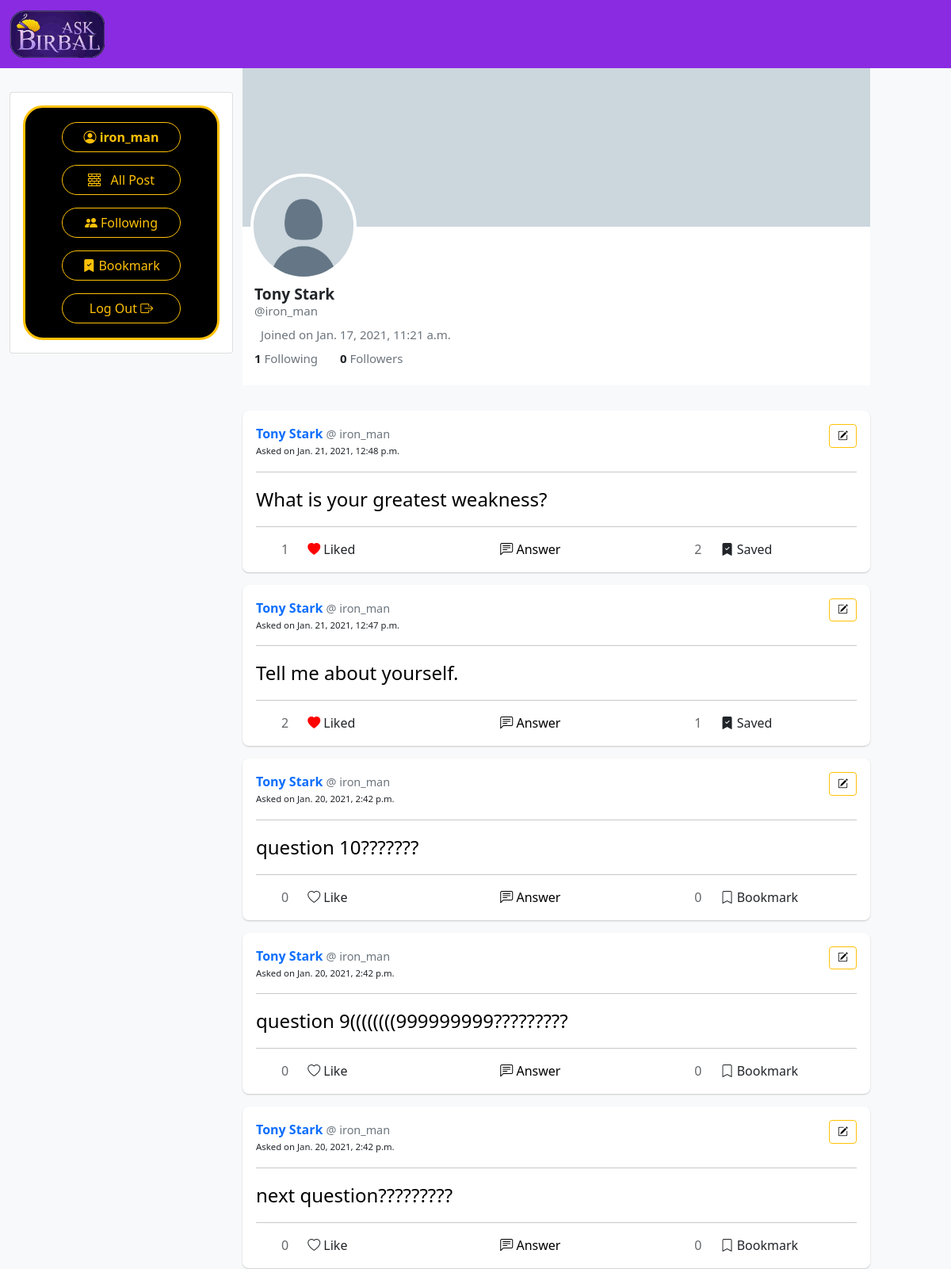
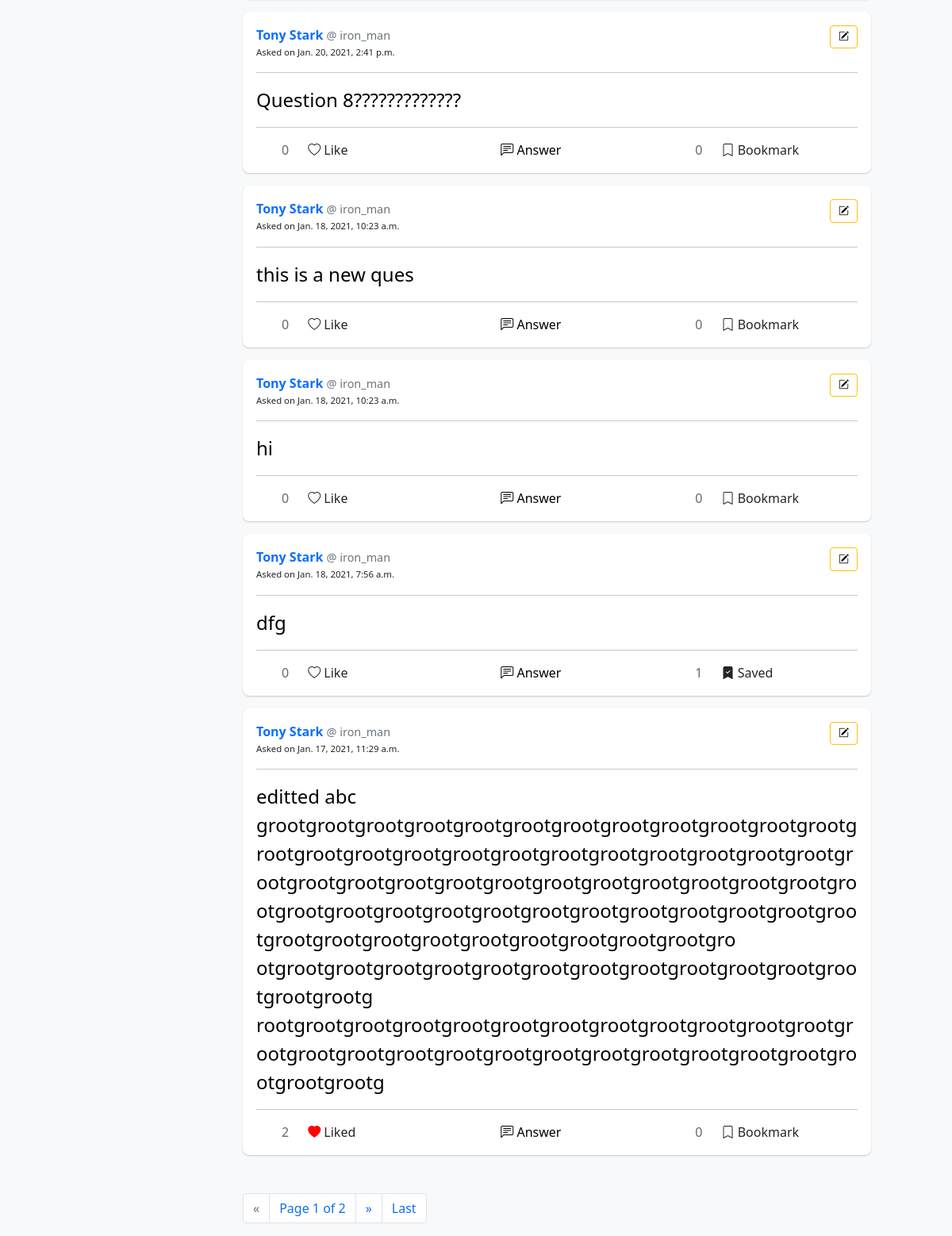
Screenshot of /profile/iron_man (signed in) with the database file from the repository (2 pictures, top to bottom).
### birbal/models.py (models this page shows)
class User(AbstractUser):
    pass

class Questions(models.Model):
    content = models.CharField(max_length=280)
    bookmark = models.ManyToManyField(User, related_name="bookmarked_que")
    likes = models.ManyToManyField(User, related_name="liked_posts")
    created_at = models.DateTimeField(auto_now_add=True)
    user = models.ForeignKey(User, on_delete=models.CASCADE, related_name="posts")

### birbal/views.py (the view, shortened to what this page needs)
# urls.py: path("profile/<str:username>", views.profile, name="profile"),
def profile(request, username):
    user_profile = User.objects.get(username=username)
    curr_user_follows_this_profile = False
    if request.user.is_authenticated:
        curr_user_follows_this_profile = request.user.following.filter(user=user_profile.id).exists()
    user_posts = user_profile.posts.order_by("-created_at").all()
    paginator = Paginator(user_posts, 10)
    page_number = request.GET.get('page')
    page_obj = paginator.get_page(page_number)
    return render(request, "birbal/profile.html", {
        "user_profile": user_profile,
        "user_posts": user_profile.posts.order_by("-created_at").all(),
        "page_obj": page_obj,
        "following_profile": curr_user_follows_this_profile
    })

### birbal/templates/birbal/profile.html (shortened to what this page needs)
{% extends "birbal/layout.html" %}
{% load static %}
{% block body %}
<div style="position: relative">
    <div style="height: 200px; background-color: rgb(204, 214, 221);">
    </div>
    <img style="border: 4px solid white; border-radius: 999px; position: absolute; float: left; top: 133px; left: 10px"
        width="134px" alt="Profile Picture" src="{% static 'birbal/default_profile.png' %}">
    <div style="height: 200px; background-color: white; padding: 10px 15px 0 15px; margin-bottom: 2rem">
        <div style="font-size: 1.2rem; font-weight: bolder; height: 1.5rem; margin-top: 3.8rem">
            {{ user_profile.first_name }} {{ user_profile.last_name }}</div>
        <div class="text-muted" style="font-size: 15px">@{{ user_profile.username }}</div>
        <div class="text-muted" style="font-size: 15px; margin: 7px 0">Joined on {{ user_profile.date_joined }}</div>
        <span style="margin-right: 1.5rem; font-size: 15px">
            <strong>{{ user_profile.following.count }}</strong>
            <span
                class="text-muted">Following
            </span>
        </span>
        <span style="font-size: 15px">
            <strong>{{ user_profile.followers.count }}</strong>
             <span
                class="text-muted">Followers
            </span>
        </span>
    </div>
</div>
{% include "birbal/posts_template.html" with posts=page_obj %}
{% if page_obj.paginator.num_pages > 1 %}
<nav aria-label="Page navigation">
    <ul class="pagination ml-5 mt-5">
        {% if page_obj.has_previous %}
        <li class="page-item"> <a class="page-link" href="?page=1">First</a></li>
        <li class="page-item"><a class="page-link" href="?page={{ page_obj.previous_page_number }}">&laquo;</a></li>
        {% else %}
        <li class="page-item disabled"><a class="page-link" href="#">&laquo;</a></li>
        {% endif %}
        <li class="page-item current-item"><span class="current page-link">
                Page {{ page_obj.number }} of {{ page_obj.paginator.num_pages }}
            </span></li>
        {% if page_obj.has_next %}
        <li class="page-item"><a class="page-link" href="?page={{ page_obj.next_page_number }}">&raquo;</a></li>
        <li class="page-item"><a class="page-link" href="?page={{ page_obj.paginator.num_pages }}">Last</a>
            {% else %}
        <li class="page-item disabled"><a class="page-link" href="#">&raquo;</a></li>
        {% endif %}
    </ul>
</nav>
{% else %}
<div style="height: 60px"></div>
{% endif %}
{% endblock %}

### birbal/templates/birbal/layout.html (shortened to what this page needs)
{% load static %}
<!DOCTYPE html>
<html lang="en">
<head>
    <link href="https://cdn.jsdelivr.net/npm/bootstrap@5.0.0-beta1/dist/css/bootstrap.min.css" rel="stylesheet"
>
    <link rel="stylesheet" href="https://cdn.jsdelivr.net/npm/bootstrap-icons@1.3.0/font/bootstrap-icons.css">
</head>
<body>
    <nav class="navbar navbar-expand-md navbar-dark" style="background-color:blueviolet;">
        <div class="container-fluid" style="height: fit-content;">
            <div class="navbar-brand ">
                <img src="{% static 'birbal/askbirbal_logo.png' %}" alt="Ask birbal logo" style="width: 120px;">
            </div>
        </div>
    </nav>
    <div class="row bg-light">
        <div class="d-md-block d-none col-3 position-sticky"
            style="position: sticky;
                top: 0;
                left: 0;
                height: 500px;" >
            <div class="card card-body" style="margin-top: 30px; height: fit-content;">
                <div class="border border-3 border-warning"
                    style="background-color: black; text-align: center; padding: 10px; border-radius: 25px;">
                    {% if user.is_authenticated %}
                    <div class="p-2">
                        <a class="btn btn-outline-warning" href="{% url 'profile'  user.username  %}"
                             id="profile" data-id="{{ user.id }}"
                            style="width: 150px; border-radius: 25px;">
                            <strong>
                                <i class="bi bi-person-circle"></i>
                                {{ user.username }}
                            </strong>
                        </a>
                    </div>
                    {% endif %}
                    <div class=" p-2">
                        <a class="btn btn-outline-warning " href="{% url 'index' %}"
                            style="width: 150px; border-radius: 25px;">
                            <i class="bi bi-bricks"></i> &nbsp;  All Post
                        </a>
                    </div>
                    {% if user.is_authenticated %}
                    <div class="p-2">
                        <a class="btn btn-outline-warning" href="{% url 'following' %}" id="following-view"
                            style="width: 150px; border-radius: 25px;">
                            <i class="bi bi-people-fill"></i>
                            Following
                        </a>
                    </div>
                    <div class=" p-2">
                        <a class="btn btn-outline-warning" href="{% url 'bookmark' %}" id="bookmark-view"
                            style="width: 150px; border-radius: 25px;">
                            <i class="bi bi-bookmark-check-fill"></i>
                            Bookmark
                        </a>
                    </div>
                    <div class=" p-2">
                        <a class="btn btn-outline-warning" href="{% url 'logout' %}"
                            style="width: 150px; border-radius: 25px;">
                            Log Out <i class="bi bi-box-arrow-right"></i>
                        </a>
                    </div>
                    {% endif %}
                </div>
            </div>
        </div>
        <div class="col-12 col-md-8">
            {% block body %}
            {% endblock %}
        </div>
    </div>
</body>
</html>

### birbal/templates/birbal/posts_template.html (shortened to what this page needs)
{% load static %}
{% for post in posts %}
<div class="card my-3" style="border-radius: 8px; border-color: transparent; box-shadow: 0 1px 2px rgba(0, 0, 0, 0.2);">
    <div class="card-body">
        <div>
            <a class="card-title" href="{% url 'profile' post.user.username %}" style="text-decoration:none">
                <strong>{{ post.user.first_name }} {{ post.user.last_name }}</strong>
            </a>
            <a href="{% url 'profile' post.user.username %}" class="text-muted "
                style="font-size: 0.9rem; text-decoration:none;">
                @ {{ post.user.username }}
            </a>
            {% if user == post.user %}
            <button style="float: right; font-size: small; padding: 4px 10px" data-postid="{{ post.id }}"
                class="btn btn-outline-warning text-success edit" title="Edit Your Question.">
                <i class="bi bi-pencil-square" style="color: black;"></i>
            </button>
            {% endif %}
            <p style="font-size: small">
                <small class="post-date">Asked on {{ post.created_at }}</small>
            </p>
        </div>
        <hr>
        <div class="card-text content" id="content{{ post.id }}">
            <a href="{% url 'answer' post.id %}"
                 style="text-decoration: none; color: black; font-size: 24px; font-weight:450;">
                {{ post.content }}
            </a>
        </div>
        <hr>
        <div class="row">
            <div class="col-1" id="likes{{ post.id }}" style="color: #65676B; text-align: end;">
                {{ post.likes.all.count }}
            </div>
            {% if user.is_authenticated %}
                <div data-postid="{{ post.id }}" class="col-2 like">
                    {% if user in post.likes.all %}
                    <i class='bi bi-heart-fill' style="color: red;"></i> Liked
                    {% else %}
                    <i class='bi bi-heart'></i> Like
                    {% endif %}
                </div>
                <div class="col-5" style="text-align: center;">
                    <a href="{% url 'answer' post.id %}" style="text-decoration: none; color: black;">
                        <i class="bi bi-chat-left-text"></i> Answer
                    </a>
                </div>
                <div class="col-1" id="bm{{ post.id }}" style="color: #65676B; text-align: end;">
                    {{ post.bookmark.all.count }}
                </div>
                <div data-postid="{{ post.id }}" class="col-3 bookmark">
                    {% if user in post.bookmark.all %}
                    <i class="bi bi-bookmark-check-fill"></i> Saved
                    {% else %}
                    <i class="bi bi-bookmark"></i> Bookmark
                    {% endif %}
                </div>
            {% endif %}
        </div>
    </div>
</div>
{% endfor %}

### rows the page displays
User: username "iron_man", first_name "Tony", last_name "Stark", date_joined "Jan. 17, 2021, 11:21 a.m.", following.count "1", followers.count "0"
Questions: user.first_name "Tony", user.last_name "Stark", user.username "iron_man", created_at "Jan. 21, 2021, 12:48 p.m.", content "What is your greatest weakness?", likes.all.count "1", shows "Liked", bookmark.all.count "2", shows "Saved"
Questions: user.first_name "Tony", user.last_name "Stark", user.username "iron_man", created_at "Jan. 21, 2021, 12:47 p.m.", content "Tell me about yourself.", likes.all.count "2", shows "Liked", bookmark.all.count "1", shows "Saved"
Questions: user.first_name "Tony", user.last_name "Stark", user.username "iron_man", created_at "Jan. 20, 2021, 2:42 p.m.", content "question 10???????", likes.all.count "0", shows "Like", bookmark.all.count "0", shows "Bookmark"
Questions: user.first_name "Tony", user.last_name "Stark", user.username "iron_man", created_at "Jan. 20, 2021, 2:42 p.m.", content "question 9((((((((999999999?????????", likes.all.count "0", shows "Like", bookmark.all.count "0", shows "Bookmark"
Questions: user.first_name "Tony", user.last_name "Stark", user.username "iron_man", created_at "Jan. 20, 2021, 2:42 p.m.", content "next question?????????", likes.all.count "0", shows "Like", bookmark.all.count "0", shows "Bookmark"
Questions: user.first_name "Tony", user.last_name "Stark", user.username "iron_man", created_at "Jan. 20, 2021, 2:41 p.m.", content "Question 8?????????????", likes.all.count "0", shows "Like", bookmark.all.count "0", shows "Bookmark"
Questions: user.first_name "Tony", user.last_name "Stark", user.username "iron_man", created_at "Jan. 18, 2021, 10:23 a.m.", content "this is a new ques", likes.all.count "0", shows "Like", bookmark.all.count "0", shows "Bookmark"
Questions: user.first_name "Tony", user.last_name "Stark", user.username "iron_man", created_at "Jan. 18, 2021, 10:23 a.m.", content "hi", likes.all.count "0", shows "Like", bookmark.all.count "0", shows "Bookmark"
Questions: user.first_name "Tony", user.last_name "Stark", user.username "iron_man", created_at "Jan. 18, 2021, 7:56 a.m.", content "dfg", likes.all.count "0", shows "Like", bookmark.all.count "1", shows "Saved"
Questions: user.first_name "Tony", user.last_name "Stark", user.username "iron_man", created_at "Jan. 17, 2021, 11:29 a.m.", content "editted abc grootgrootgrootgrootgrootgrootgrootgrootgrootgrootgrootgrootgrootgrootgrootgrootgrootgrootgrootgrootgrootgrootgrootgrootgrootgrootgrootgrootgrootgrootgrootgrootgrootgrootgrootgrootgrootgrootgrootgrootgrootgrootgrootgrootgrootgrootgrootgrootgrootgrootgrootgrootgrootgrootgrootgrootgrootgrootgro otgrootgrootgrootgrootgrootgrootgrootgrootgrootgrootgrootgrootgrootgrootg rootgrootgrootgrootgrootgrootgrootgrootgrootgrootgrootgrootgrootgrootgrootgrootgrootgrootgrootgrootgrootgrootgrootgrootgrootgrootgrootg", likes.all.count "2", shows "Liked", bookmark.all.count "0", shows "Bookmark"

### other values shown
{{ page_obj.number }} "1"
{{ page_obj.paginator.num_pages }} "2"
